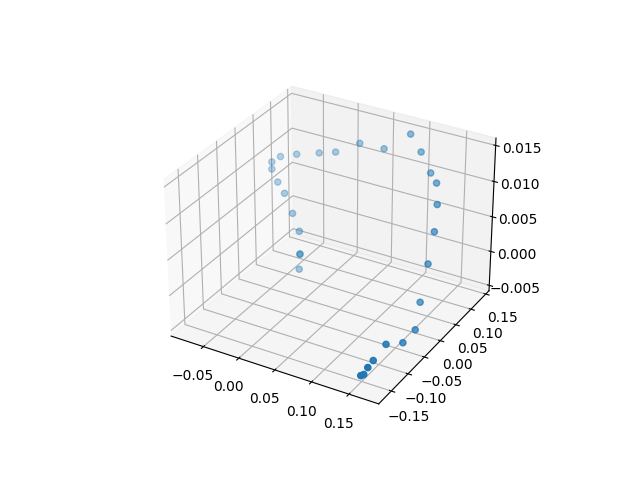
#> input picture poses/cam_poses_plt.png, 640 x 480 px, given in place of facevid_smallmotion.mp4, which was not available
$ python gradients.py
#> lines starting #> are read from the running program, lines starting #| are printed output that depends on the picture; pictures that were not available may be replaced by others from this repository, and a replacement may not be noted
from pickle import TRUE
import numpy as np
import cv2 as cv
import PyCeres
import matplotlib.pyplot as plt

#read video
cap = cv.VideoCapture('./data/facevid_smallmotion.mp4')
ret, old_frame = cap.read()
#> old_frame is the input picture: shape (480, 640, 3); mean B, G, R 248.8, 248.6, 248.4
old_gray = cv.cvtColor(old_frame, cv.COLOR_BGR2GRAY)
cv.imwrite('./data/grayscale.png',old_gray)

#Apply gaussian blur, with 5x5 gaussian kernel- larger kernel = more blur
old_blur = cv.GaussianBlur(old_gray,(11,11),0)
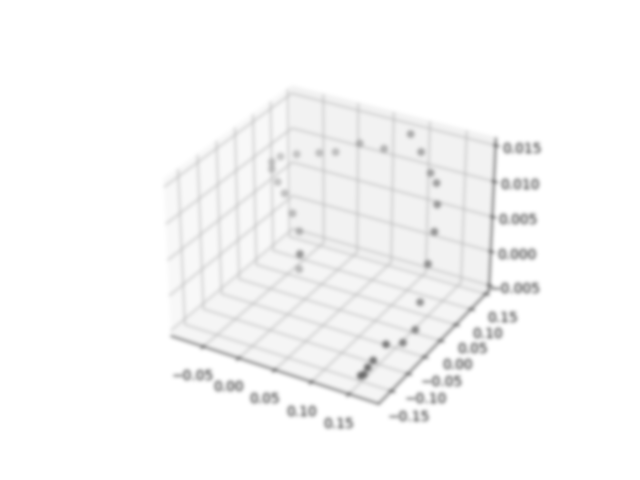
#> old_blur: shape (480, 640); min 111, max 255, mean 248.6
cv.imwrite('./data/blurred11.png',old_blur)

#get gradients using sobel kernel. Faster than manual but may be good to compute it manually
sobelx = cv.Sobel(old_blur,cv.CV_64F,1,0,ksize=5)
sobelx = cv.convertScaleAbs(sobelx)
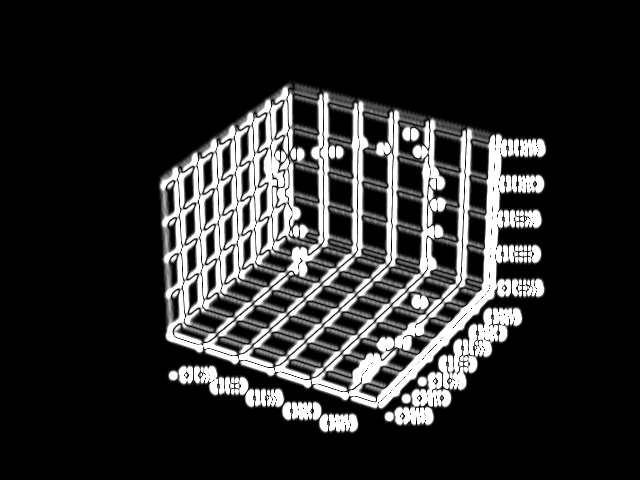
#> sobelx: shape (480, 640); min 0, max 255, mean 43.2
sobely = cv.Sobel(old_blur,cv.CV_64F,0,1,ksize=5)
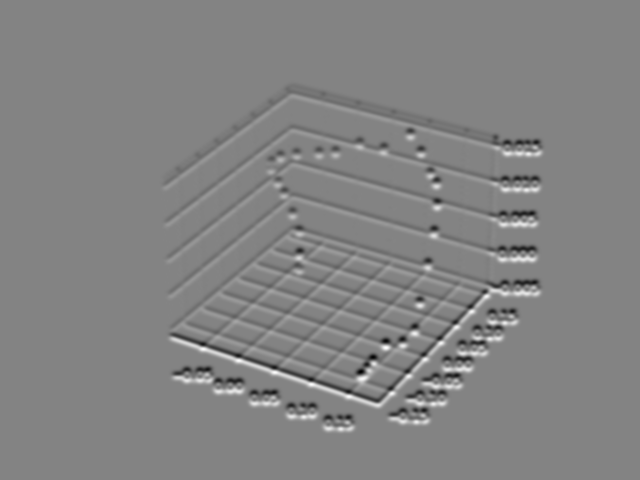
#> sobely: shape (480, 640) float64; min -2826, max 2666, mean 0; drawn with min black and max white
sobely = cv.convertScaleAbs(sobely)
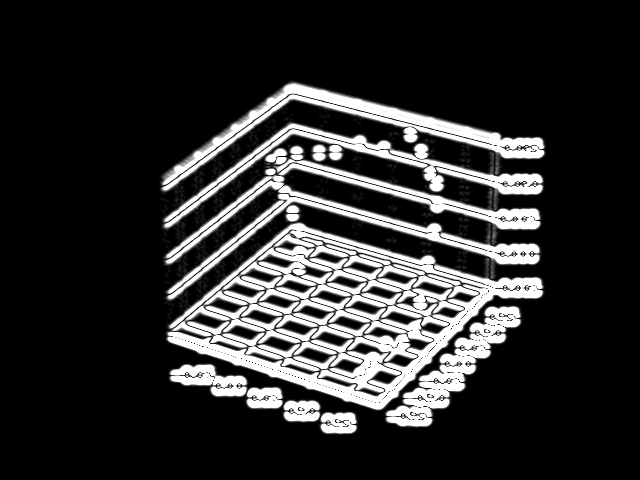
#> sobely: shape (480, 640); min 0, max 255, mean 45.3
sobelcombined = cv.addWeighted(sobelx, 0.5, sobely, 0.5, 0)
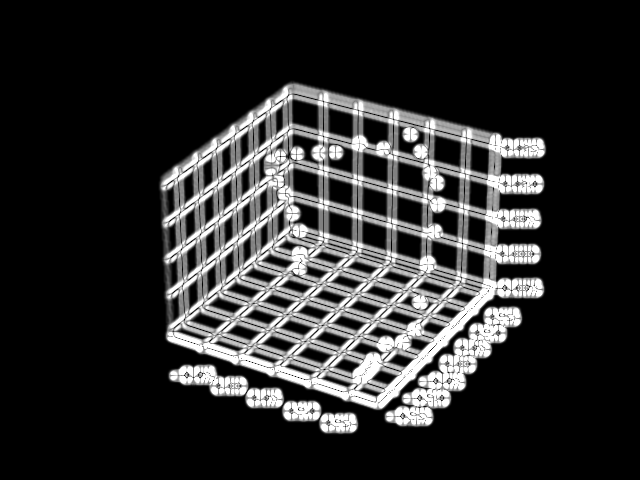
#> sobelcombined: shape (480, 640); min 0, max 255, mean 44.2
cv.imwrite('./data/sobelx.png',sobelx)
cv.imwrite('./data/sobely.png', sobely)
cv.imwrite('./data/sobelcombined.png',sobelcombined)


zerosX = []
zerosY = []
for rowI, row in enumerate(sobelx):
    colIList = [idx for idx, elem in enumerate(row) if elem==0]
    for colI in colIList:
        zerosX.append([rowI, colI])
        cv.circle(sobelx, (colI, rowI),1,(255,0,0),-1)
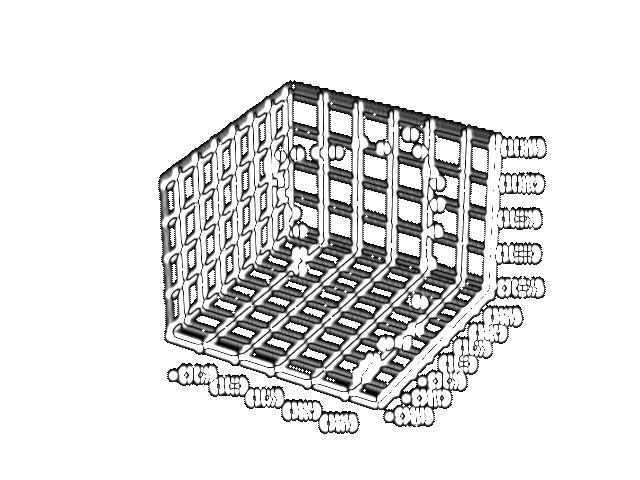
#> sobelx: shape (480, 640); min 1, max 255, mean 227
#> after the loop, zerosX = 108963 items
print(len(row),len(sobelx))
#| 640 480

for rowI, row in enumerate(sobely):
    colIList = [idx for idx, elem in enumerate(row) if elem==0]
    for colI in colIList:
        zerosX.append([rowI, colI])
        cv.circle(sobely, (colI, rowI),1,(255,0,0),-1)
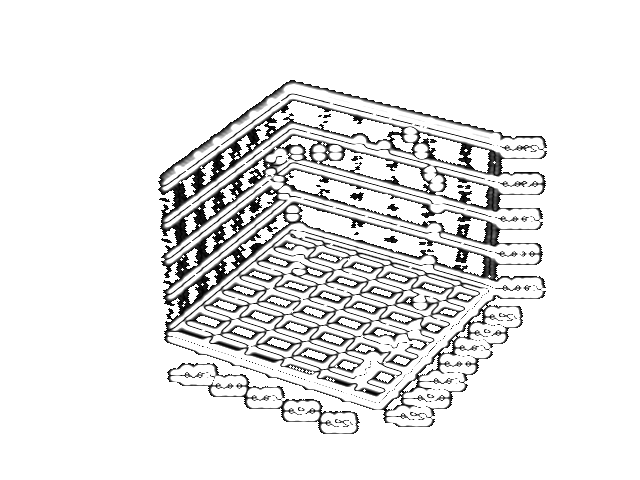
#> sobely: shape (480, 640); min 1, max 255, mean 233.5
#> after the loop, zerosX = 220152 items
print(len(row),len(sobely))
#| 640 480
cv.imwrite('./data/sobelxcir.png',sobelx)
cv.imwrite('./data/sobelycir.png', sobely)
